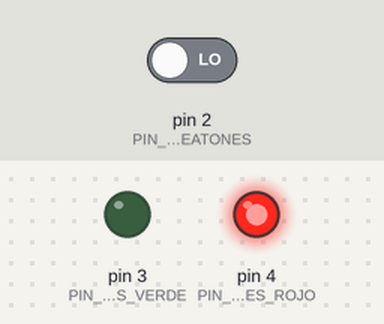
A sketch run on a simulated Arduino Uno, built with avr-gcc and run on an emulated ATmega328P. Shown: output pins drawn as LEDs (lit = HIGH). Inputs (shaded band) come from the test bench; at power-on: pin 2 (PIN_SENSOR_PEATONES) LOW.

Above: at 1.2 s.
1.3 s: pin 2 (PIN_SENSOR_PEATONES) driven HIGH
At 2.7 s:
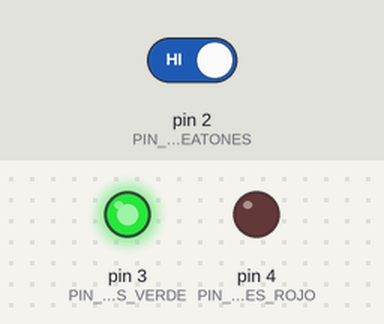
Timing chart, 0 to 4.3 s (numbered marks = the images above; inputs shaded):
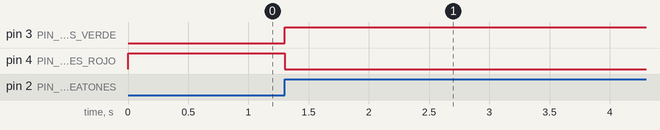

Measured:
- after the input at 1.3 s, pin 3 (PIN_SEMAFORO_PEATONES_VERDE): LOW → HIGH at once; pin 4 (PIN_SEMAFORO_PEATONES_ROJO): HIGH → LOW at once

The sketch:

sketch_may15c.ino
```cpp
#define PIN_SENSOR_PEATONES 2
#define PIN_SEMAFORO_PEATONES_VERDE 3
#define PIN_SEMAFORO_PEATONES_ROJO 4

void setup() {
  pinMode(PIN_SENSOR_PEATONES, INPUT);
  pinMode(PIN_SEMAFORO_PEATONES_VERDE, OUTPUT);
  pinMode(PIN_SEMAFORO_PEATONES_ROJO, OUTPUT);
}

void loop() {
  // Detección de peatones
  if (digitalRead(PIN_SENSOR_PEATONES) == HIGH) {
    digitalWrite(PIN_SEMAFORO_PEATONES_VERDE, HIGH);
    digitalWrite(PIN_SEMAFORO_PEATONES_ROJO, LOW);
    delay(10000);
  } else {
    digitalWrite(PIN_SEMAFORO_PEATONES_VERDE, LOW);
    digitalWrite(PIN_SEMAFORO_PEATONES_ROJO, HIGH);
  }
}
```
